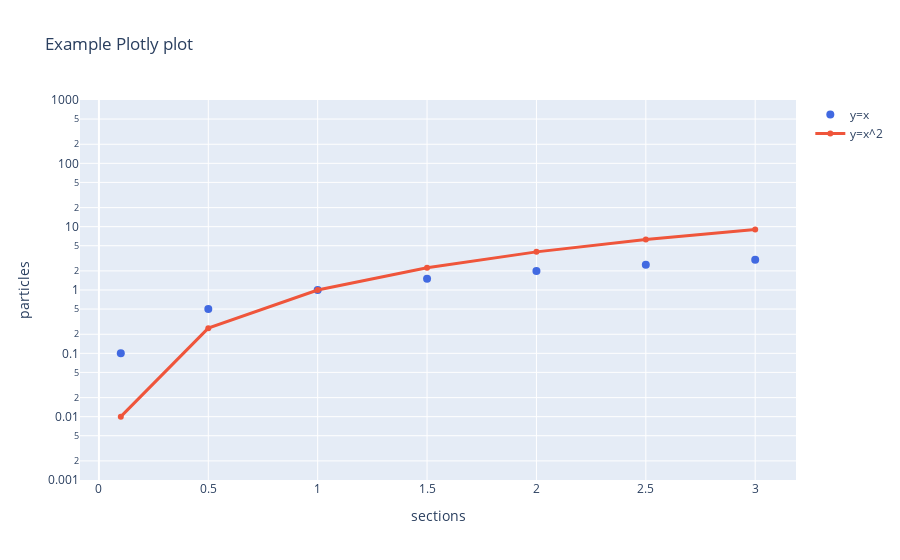

The code cell stored with this chart in its notebook:
### Code cell
import plotly.graph_objects as go

x = [0.1, 0.5, 1.0, 1.5, 2.0, 2.5, 3.0]
y = [i**2 for i in x]

fig = go.Figure(
    layout=dict(
        title="Example Plotly plot",
        yaxis_type="log",
        yaxis_range=[-3, 3],
        xaxis_title='sections',
        yaxis_title='particles',
    )
)

fig.add_trace(go.Scatter(x=x, y=x, mode='markers', name="y=x", marker=dict(color='royalblue', size=8)))
fig.add_trace(go.Scatter(x=x, y=y, name="y=x^2", line=dict(width=3)))

fig.show()

### Figure 1 — Plotly figure (JSON) as saved in the notebook; plotly's stock layout.template omitted (floating-point values rounded to 4 significant figures)
{"data": [{"marker": {"color": "royalblue", "size": 8}, "mode": "markers", "name": "y=x", "type": "scatter", "x": [0.1, 0.5, 1, 1.5, 2, 2.5, 3], "y": [0.1, 0.5, 1, 1.5, 2, 2.5, 3]}, {"line": {"width": 3}, "name": "y=x^2", "type": "scatter", "x": [0.1, 0.5, 1, 1.5, 2, 2.5, 3], "y": [0.01, 0.25, 1, 2.25, 4, 6.25, 9]}], "layout": {"title": {"text": "Example Plotly plot"}, "xaxis": {"title": {"text": "sections"}}, "yaxis": {"range": [-3, 3], "title": {"text": "particles"}, "type": "log"}}}
